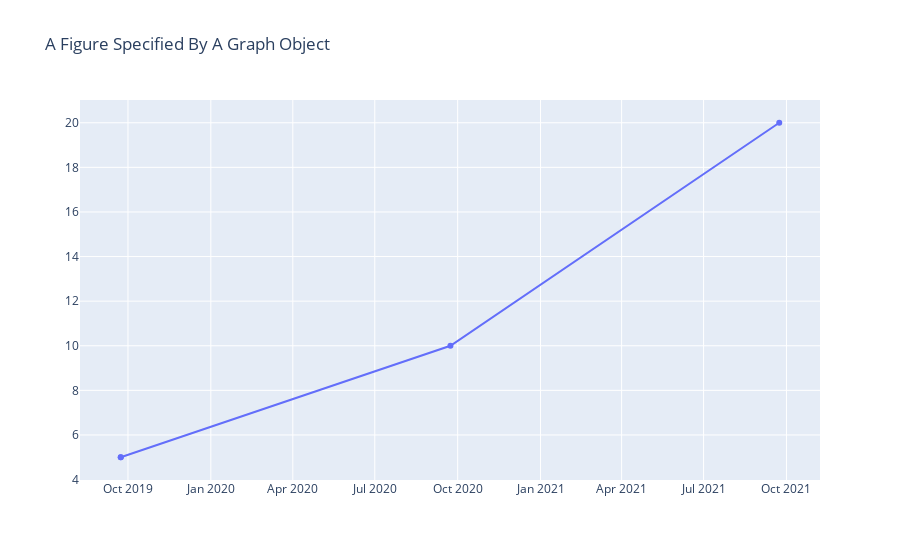

Notebook source saved alongside this figure:
### Code cell
import plotly.express as px
import plotly.graph_objects as go


fig = go.Figure(
    data=[go.Line(x=df['date'], y=df['reps'])],
        layout=go.Layout(
        title=go.layout.Title(text="A Figure Specified By A Graph Object")
    )
)
fig.show()

### Figure 1 — Plotly figure (JSON) as saved in the notebook; plotly's stock layout.template omitted (floating-point values rounded to 4 significant figures)
{"data": [{"type": "scatter", "x": ["19-09-23", "19-09-23", "20-09-23", "21-09-23"], "y": [5, 5, "10", "20"]}], "layout": {"title": {"text": "A Figure Specified By A Graph Object"}}}
